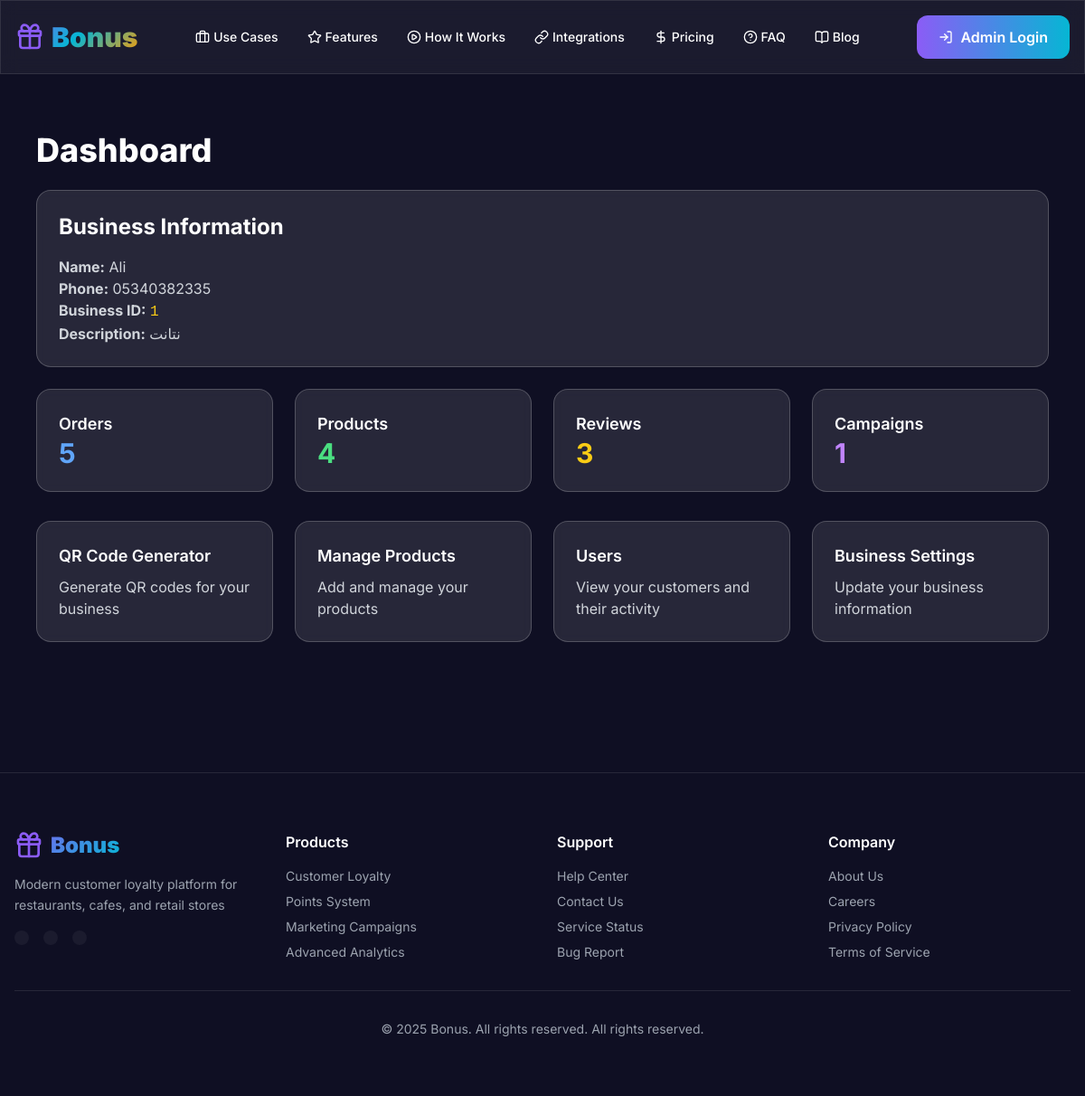
The app's page /partners/dashboard/ (signed in) with its own data.
### loyalty/models.py (models this page shows, shortened)
class Business(models.Model):
    owner = models.ForeignKey(settings.AUTH_USER_MODEL, on_delete=models.CASCADE)
    name = models.CharField(max_length=200)
    description = models.TextField(blank=True)
    address = models.CharField(max_length=300, blank=True)
    website = models.URLField(blank=True)
    phone = models.CharField(max_length=20, blank=True, help_text="Business phone number")
    password = models.CharField(max_length=128, blank=True, help_text="Business password for in-person access")
    free_reward_threshold = models.PositiveIntegerField(default=10)
    created_at = models.DateTimeField(auto_now_add=True)

### partners/views.py (the view)
# urls.py: path('dashboard/', views.admin_dashboard, name='admin_dashboard'),
@login_required
def dashboard(request):
    try:
        business = _get_active_business(request)
        orders_count = 0
        products_count = 0
        reviews_count = 0
        campaigns_count = 0
        if business:
            try:
                orders_count = Order.objects.filter(business=business).count()
            except Exception:
                orders_count = 0
            try:
                products_count = Product.objects.filter(business=business).count()
            except Exception:
                products_count = 0
            try:
                reviews_count = Review.objects.filter(business=business).count()
            except Exception:
                reviews_count = 0
            try:
                campaigns_count = Campaign.objects.filter(business=business).count()
            except Exception:
                campaigns_count = 0
        context = {
            "business": business,
            "orders_count": orders_count,
            "products_count": products_count,
            "reviews_count": reviews_count,
            "campaigns_count": campaigns_count,
        }
        return render(request, "partners/dashboard.html", context)
    except Exception as e:
        import traceback
        from django.http import HttpResponse
        return HttpResponse(f"Error: {str(e)}<br>Traceback: {traceback.format_exc()}<br>User: {request.user}<br>Business: {_get_active_business(request)}")

### partners/views.py (called while the page is built)
def _get_active_business(request):
    business_id = request.session.get("active_business_id")
    if business_id:
        return Business.objects.filter(id=business_id, owner=request.user).first()
    return Business.objects.filter(owner=request.user).first()

### templates/partners/dashboard.html (shortened to what this page needs)
{% extends 'base.html' %}
{% block content %}
<div class="max-w-6xl mx-auto px-4 py-16">
  <h1 class="text-4xl font-extrabold">Dashboard</h1>
  {% if business %}
    <div class="mt-6 bg-white/10 backdrop-blur-sm rounded-2xl p-6 border border-white/20">
      <h2 class="text-2xl font-bold text-white mb-4">Business Information</h2>
      <p class="text-gray-300"><strong>Name:</strong> {{ business.name }}</p>
      <p class="text-gray-300"><strong>Phone:</strong> {{ business.phone }}</p>
      <p class="text-gray-300"><strong>Business ID:</strong> <span class="text-yellow-400 font-mono">{{ business.id }}</span></p>
      <p class="text-gray-300"><strong>Description:</strong> {{ business.description|default:"No description" }}</p>
    </div>
  {% else %}
    <div class="mt-6 bg-red-500/20 backdrop-blur-sm rounded-2xl p-6 border border-red-500/30">
      <h2 class="text-2xl font-bold text-red-300 mb-4">No Business Found</h2>
      <p class="text-red-200">You need to register a business first.</p>
    </div>
  {% endif %}
  <div class="mt-6 grid md:grid-cols-4 gap-6">
    <div class="p-6 rounded-2xl border bg-white/10 backdrop-blur-sm border-white/20">
      <h3 class="text-lg font-semibold text-white">Orders</h3>
      <p class="text-3xl font-bold text-blue-400">{{ orders_count }}</p>
    </div>
    <div class="p-6 rounded-2xl border bg-white/10 backdrop-blur-sm border-white/20">
      <h3 class="text-lg font-semibold text-white">Products</h3>
      <p class="text-3xl font-bold text-green-400">{{ products_count }}</p>
    </div>
    <div class="p-6 rounded-2xl border bg-white/10 backdrop-blur-sm border-white/20">
      <h3 class="text-lg font-semibold text-white">Reviews</h3>
      <p class="text-3xl font-bold text-yellow-400">{{ reviews_count }}</p>
    </div>
    <div class="p-6 rounded-2xl border bg-white/10 backdrop-blur-sm border-white/20">
      <h3 class="text-lg font-semibold text-white">Campaigns</h3>
      <p class="text-3xl font-bold text-purple-400">{{ campaigns_count }}</p>
    </div>
  </div>
  <div class="mt-8 grid md:grid-cols-2 lg:grid-cols-4 gap-6">
    <a href="/partners/qr/" class="p-6 rounded-2xl border bg-white/10 backdrop-blur-sm border-white/20 hover:shadow-lg hover:bg-white/20 transition-all duration-200">
      <h3 class="text-lg font-semibold text-white mb-2">QR Code Generator</h3>
      <p class="text-gray-300">Generate QR codes for your business</p>
    </a>
    <a href="/partners/products/" class="p-6 rounded-2xl border bg-white/10 backdrop-blur-sm border-white/20 hover:shadow-lg hover:bg-white/20 transition-all duration-200">
      <h3 class="text-lg font-semibold text-white mb-2">Manage Products</h3>
      <p class="text-gray-300">Add and manage your products</p>
    </a>
    <a href="/partners/users/" class="p-6 rounded-2xl border bg-white/10 backdrop-blur-sm border-white/20 hover:shadow-lg hover:bg-white/20 transition-all duration-200">
      <h3 class="text-lg font-semibold text-white mb-2">Users</h3>
      <p class="text-gray-300">View your customers and their activity</p>
    </a>
    <a href="/partners/settings/" class="p-6 rounded-2xl border bg-white/10 backdrop-blur-sm border-white/20 hover:shadow-lg hover:bg-white/20 transition-all duration-200">
      <h3 class="text-lg font-semibold text-white mb-2">Business Settings</h3>
      <p class="text-gray-300">Update your business information</p>
    </a>
  </div>
</div>
{% endblock %}

### templates/base.html (style rules this page uses)
.scroll-smooth { scroll-behavior: smooth; }
body { font-family: 'Inter', sans-serif; }

### records on screen
Business: name "Ali", phone "05340382335", id "1", description "نتانت"

### other values on screen
{{ orders_count }} "5"
{{ products_count }} "4"
{{ reviews_count }} "3"
{{ campaigns_count }} "1"
